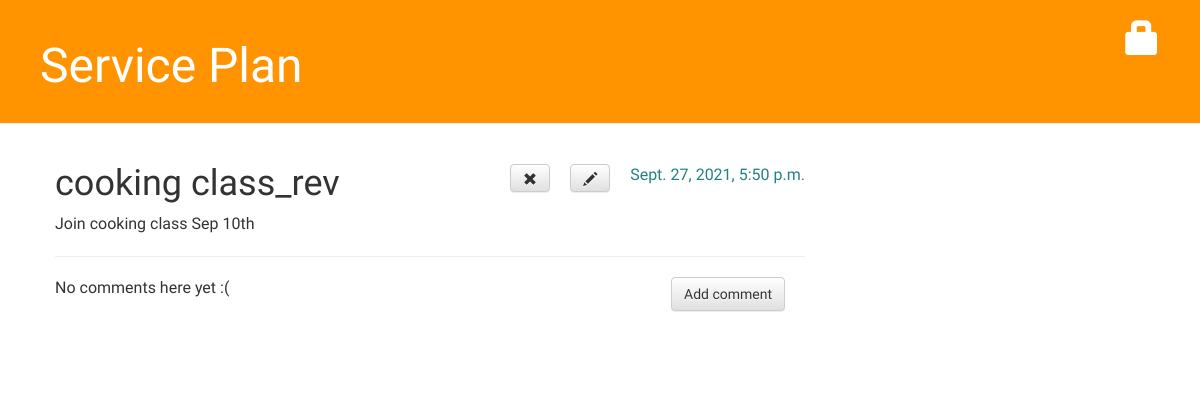
/post/1/, run on an earlier commit of the app's database.
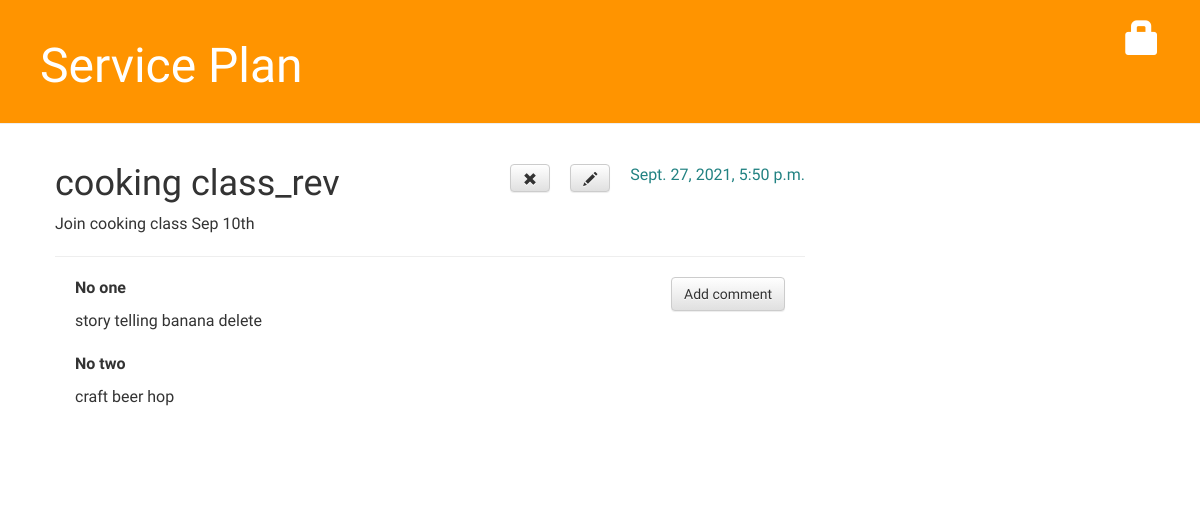
And on a later commit of the database.
### blog/models.py (models this page shows, shortened)
class Comment(models.Model):
    post = models.ForeignKey('blog.Post', on_delete=models.CASCADE, related_name='comments')
    author = models.CharField(max_length=200)
    text = models.TextField()
    create_date = models.DateTimeField(default=timezone.now)
    approved_comment = models.BooleanField(default=False)

### blog/views.py (the view)
# urls.py: path('post/<int:pk>/', views.post_detail, name='post_detail'),
def post_detail(request, pk):
    post = get_object_or_404(Post, pk=pk)
    return render(request, 'blog/post_detail.html', {'post': post})

### blog/templates/blog/post_detail.html (shortened to what this page needs)
{% extends 'blog/base.html' %}
{% block content %}
    <div class="post">
        {% if post.published_date %}
            <div class="date">
                {{ post.published_date }}
            </div>
        {% else %}
            <a class="btn btn-default" href="{% url 'post_publish' pk=post.pk %}">Publish</a>
        {% endif %}
        <a class="btn btn-default" href="{% url 'post_edit' pk=post.pk %}"><span class="glyphicon glyphicon-pencil"></span></a>
        <a class="btn btn-default" href="{% url 'post_remove' pk=post.pk %}"><span class="glyphicon glyphicon-remove"></span></a>
        <h1>{{ post.title }}</h1>
        <p>{{ post.text|linebreaks }}</p>
        <hr>
        <a class="btn btn-default" href="{% url 'add_comment_to_post' pk=post.pk %}">Add comment</a>
        {% for comment in post.comments.all %}
            {% if user.is_authenticated or comment.approved_comment %}
            <div class="comment">
                <strong>{{ comment.author }}</strong>
                <p>{{ comment.text|linebreaks }}</p>
            </div>
            {% endif %}
        {% empty %}
            <p>No comments here yet :(</p>
        {% endfor %}
    </div>
{% endblock %}

What changed in the data, as far as the page shows it:
added Comment: author "No one", text "story telling banana delete"
added Comment: author "No two", text "craft beer hop"
Also different on the page:
text no longer shown: "No comments here yet :("
